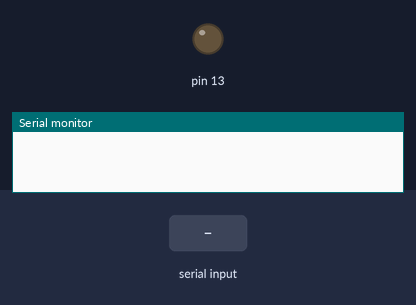
A sketch run on a simulated Arduino Uno, built with avr-gcc and run on an emulated ATmega328P. Parts: output pins drawn as LEDs (lit = HIGH), the last lines printed to the serial monitor. The test bench sets the inputs (shaded band).

Above: at 1.4 s.
1.5 s: "1" received over Serial
At 1.9 s:
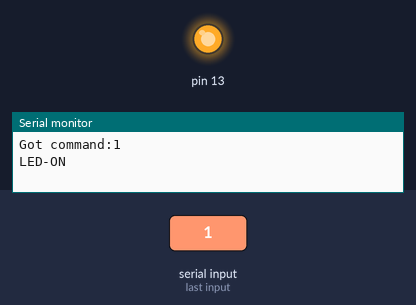
3.0 s: "0" received over Serial
At 4.2 s:
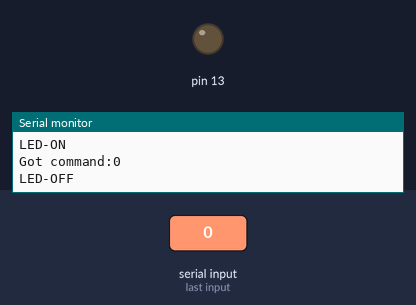
Timing chart, 0 to 6.0 s (numbered marks = the images above; inputs shaded):
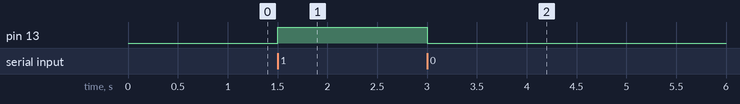

Measured:
- after the input at 1.5 s, pin 13: LOW → HIGH at once
- after the input at 3.0 s, pin 13: HIGH → LOW at once

The sketch:

bluetooth.ino
```cpp
/**************SoftwareSerial patch, NOT WORK TODO******************* */
// #include<SoftwareSerial.h>
// SoftwareSerial bluetooth(2, 4);

// unsigned long previousMillis = 0;
// unsigned long interval = 500;
// int ledState = LOW;

// void setup() {
//     pinMode(13, OUTPUT);
//     bluetooth.begin(9600);
//     delay(200);
// }

// void loop() {
//     if (bluetooth.available()) {
//         bluetooth.write(bluetooth.read());
//     }

//     unsigned long currentMillis = millis();

//     if (currentMillis - previousMillis >= interval) {
//         previousMillis = currentMillis;

//         if (ledState == LOW) {
//             ledState = HIGH;
//         } else {
//             bluetooth.println("Arduino bluetooth");
//             ledState = LOW;
//         }

//         digitalWrite(13, ledState);
//     }
// }

/**************pin connectiion ***********************/
/*
3.3V, Arduino tx -- HC06 Rx better convert 5 - 3.3
remember disconnect when upload programme
Arduino     HC06
1(TX)       RX
0(RX)       TX
*/

char serialData;

void setup() {
    pinMode(13, OUTPUT);
    Serial.begin(9600);
    delay(200);
}

void loop() {
    if (Serial.available() > 0) {

        serialData = Serial.read();

        if (serialData == '1') {
            Serial.print("Got command:");
            Serial.println(serialData);
            Serial.println("LED-ON");

            digitalWrite(13, HIGH);
        } else {
            Serial.print("Got command:");
            Serial.println(serialData);
            Serial.println("LED-OFF");

            digitalWrite(13, LOW);
        }
        delay(100);
    }
}
```
